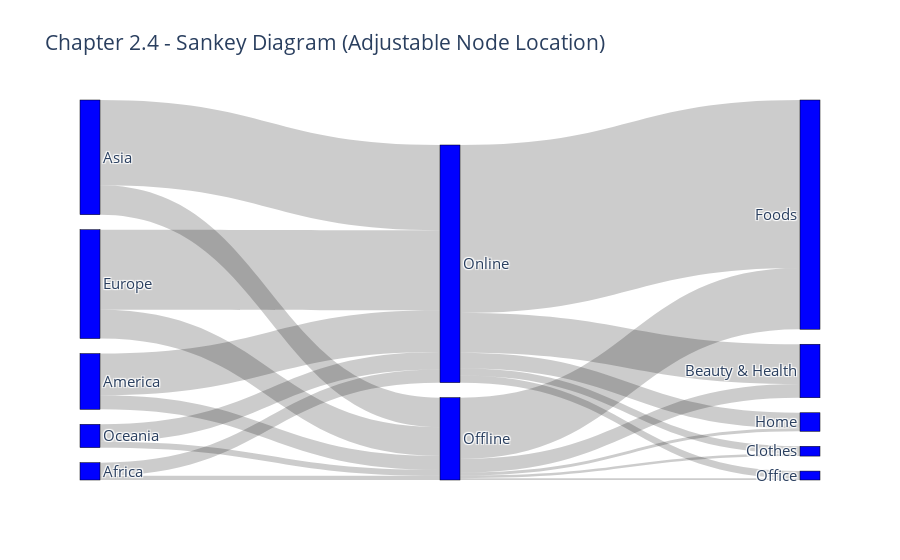

Notebook code for this chart:
### Code cell
trace = go.Sankey(node = dict(label = labels,
                              pad = 15,
                              thickness = 20,
                              line = dict(color = 'black', width = 0.5),
                              color = 'blue',
                             ),
                  link = dict(source = sources,
                              target = targets,
                              value = values),
                 )
data = [trace]
layout = go.Layout(title = 'Chapter 2.4 - Sankey Diagram (Adjust Node Location)', font_size = 15)
fig = go.Figure(data, layout)
fig.show()

### Figure 1 — Plotly figure (JSON) as saved in the notebook; plotly's stock layout.template omitted (floating-point values rounded to 4 significant figures)
{"data": [{"link": {"source": [0, 0, 1, 1, 2, 2, 3, 3, 4, 4, 5, 5, 5, 5, 5, 6, 6, 6, 6, 6], "target": [5, 6, 5, 6, 5, 6, 5, 6, 5, 6, 7, 8, 9, 10, 11, 7, 8, 9, 10, 11], "value": [4016000.0, 12340000.0, 13210000.0, 39310000.0, 27790000.0, 80290000.0, 27140000.0, 75430000.0, 5445000.0, 16520000.0, 12870000.0, 2482000.0, 57790000.0, 2771000.0, 1692000.0, 37550000.0, 6740000.0, 158200000.0, 14700000.0, 6709000.0]}, "node": {"color": "blue", "label": ["Africa", "America", "Asia", "Europe", "Oceania", "Offline", "Online", "Beauty & Health", "Clothes", "Foods", "Home", "Office"], "line": {"color": "black", "width": 0.5}, "pad": 15, "thickness": 20}, "type": "sankey"}], "layout": {"font": {"size": 15}, "title": {"text": "Chapter 2.4 - Sankey Diagram (Adjustable Node Location)"}}}
